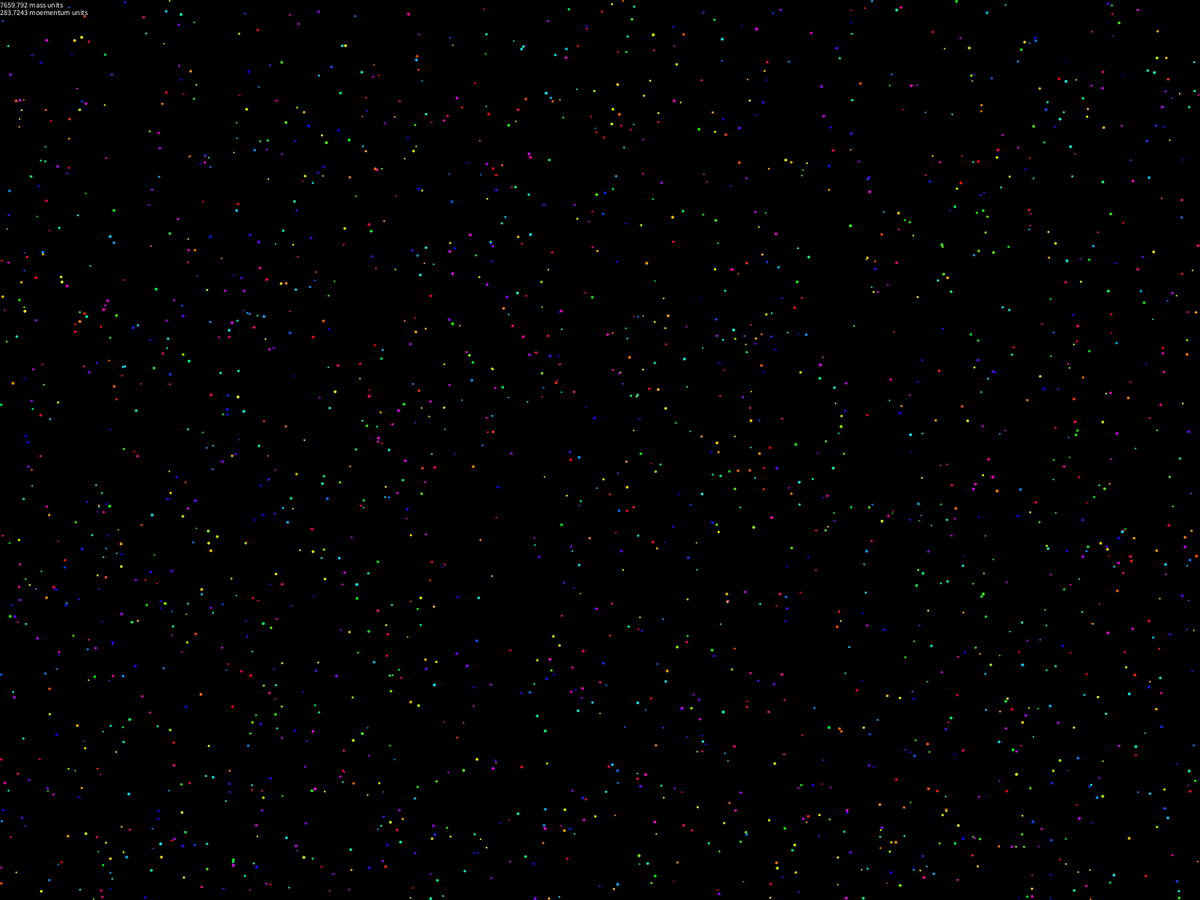
Frame 1 (no input)
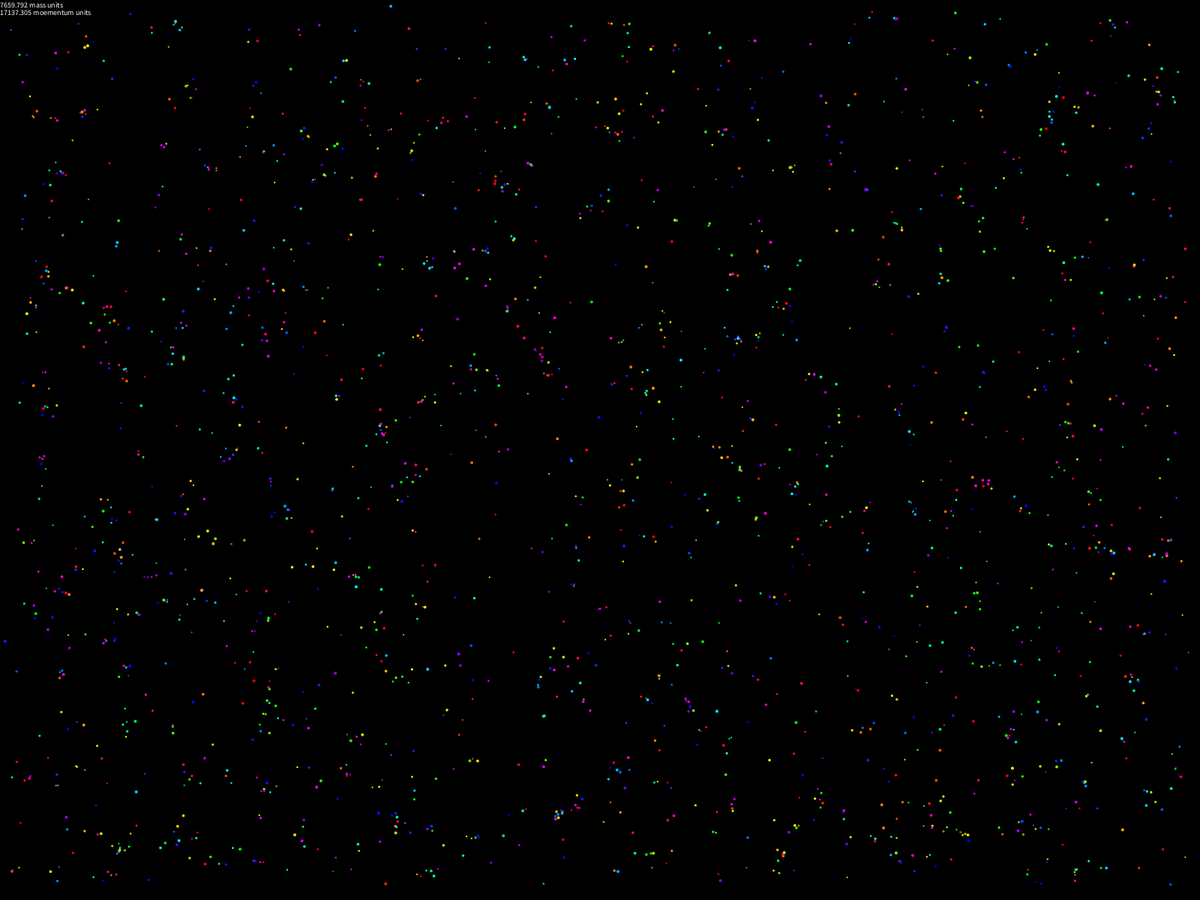
Frame 60 (the mouse pressed at the canvas centre just before this capture)
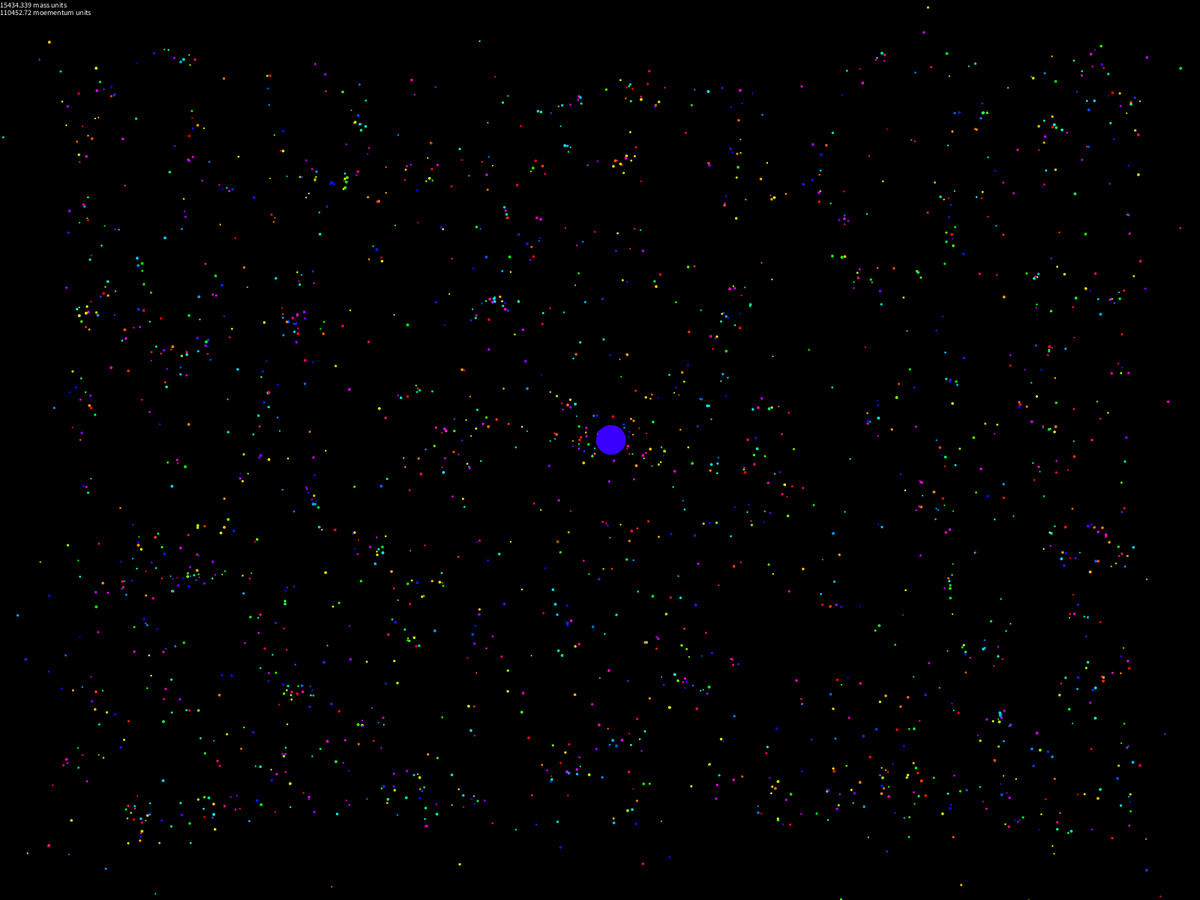
Frame 120 (the mouse held since frame 60 and released just before this capture)

The Processing sketch that drew these frames (run headless with seeded random() and noise(); from frame 60 on, the mouse is pressed at the canvas centre):

// Processing sketch: NegativeMass
// ── NegativeMass.pde
ArrayList<Ball> balls;
boolean update, edges, lines, background, collide, gravity;

void setup() {
  fullScreen();
  pushMatrix();
  colorMode(HSB);
  textSize(10);
  popMatrix();
  update = true;
  edges = false;
  lines = false;
  background = true;
  collide = false;
  gravity = true;
  noStroke();

  balls = new ArrayList<Ball>();
  for (int i = 0; i < 2000; i++) {
    float x = random(width);
    float y = random(height);
    float r = random(1, 2); 
    addBall(x, y, r);
  }
}

void draw() {
  if (update) {
    if (background)
      background(0); 
    float totalMass = 0;
    float totalMomentum = 0;
    for (Ball b : balls) {
      b.update(balls, edges, lines, collide, gravity);
      float m = b.getMass();
      totalMass += m;
      totalMomentum += b.getVelMag() * m;
    }
    
    for(Ball b : balls) {
      b.move();
    }
    String tM = totalMass + " mass units";
    String tP = totalMomentum + " moementum units";
    fill(255);
    text(tM, 0, 10);
    text(tP, 0, 20);
  }
}

void keyPressed() {
  switch(key) {
  case ' ' : 
    update = !update; 
    break; 
  case 'e' : 
    edges = !edges; 
    break; 
  case TAB : 
    lines = !lines; 
    break; 
  case 'b' : 
    background = !background; 
    break; 
  case 'c' : 
    collide = !collide; 
    break; 
  case 'g' : 
    gravity = !gravity; 
    break;
  }
  //if(keyCode == ' ') update = !update;
}

void mousePressed() {
  float x = mouseX;
  float y = mouseY;
  float r = random(10, 20); 
  addBall(x, y, r);
}

void addBall(float x, float y, float r) {
  PVector pos = new PVector(min(max(r, x), width - r), min(max(r, y), height - r));
  float angle = random(2 * PI);
  PVector vel = PVector.fromAngle(angle).setMag(0);
  float d = 1; 
  //if (random(1) < .5) {
  //  d *= -1;
  //}
  Ball b = new Ball(pos, vel, r, d); 
  balls.add(b);
}
// ── Ball.pde
public class Ball {
  private final static float accuracy = 2;
  private final static float timeMult = 1 / Ball.accuracy;

  private final static float multVecDraw = 10;
  
  private final static float normalMult = .1;
  private final static float gravityMult = 1;
  

  private PVector pos;
  private PVector vel;
  private PVector acc;

  private PVector force;

  private float rad;
  private float d;
  private float mass;

  private color c;


  public Ball(PVector pos, PVector vel, float rad, float d) {
    this.pos = pos;
    this.vel = vel;
    this.force = new PVector(0, 0);
    this.rad = rad;
    this.d = d;
    this.mass = this.d * pow(this.rad, 3);
    colorMode(HSB);
    this.c = color(random(255), 255, 255);
    if (this.d < 0) {
      colorMode(RGB);
      this.c = color(255);
    }
  }

  public PVector getPos() {
    return this.pos.copy();
  }

  public float getVelMag() {
    return this.vel.mag();
  }

  public float getMass() {
    return this.mass;
  }

  public float getRad() {
    return this.rad;
  }

  public void update(ArrayList<Ball> others, boolean edges, boolean lines, boolean collide, boolean gravity) {
    for (int i = 0; i < Ball.accuracy; i++) {
      this.forces(others, collide, gravity); 
      this.acc = this.force.copy().mult(1 / this.mass);
      this.vel.add(this.acc.mult(timeMult));
      this.edges(edges);
    }
    this.force.mult(0);
  }

  public void move() {
    this.pos.add(this.vel.copy().mult(timeMult)); 
    this.show();
    if (lines)
      this.showLines();
  }

  private void forces(ArrayList<Ball> others, boolean collide, boolean gravity) {
    for (Ball b : others) {
      if (b != this) {
        PVector diff = b.pos.copy().sub(this.pos); 
        float min = (this.rad + b.rad); 
        boolean colliding = diff.mag() < min;
        if (gravity || (collide && colliding)) {
          float mag = this.mass * b.mass / diff.magSq(); 
          if (colliding)
            mag *= -Ball.normalMult;  
            else 
            mag *= Ball.gravityMult;
          diff.setMag(mag); 
          PVector grav = diff.mult(timeMult);
          this.force.add(grav);
        }
      }
    }
  }


  private void drawLine(PVector l, float m, color c) {
    pushMatrix(); 
    translate(this.pos.x, this.pos.y); 
    stroke(c); 
    line(0, 0, l.x * m, l.y * m); 
    popMatrix();
  }

  private void edges(boolean edges) {
    if (this.pos.x > width || this.pos.x < 0) {
      if (edges) {
        this.pos.x -= width; 
        this.pos.x *= -1;
      } else {
        this.vel.x *= -1;
      }
    }
    if (this.pos.y > height || this.pos.y < 0) {
      if (edges) {
        this.pos.y -= height; 
        this.pos.y *= -1;
      } else {
        this.vel.y *= -1;
      }
    }
  }

  private void show() {
    noStroke();
    fill(this.c);
    ellipse(this.pos.x, this.pos.y, 2 * this.rad, 2 * this.rad);
  }

  private void showLines() {
    this.drawLine(this.vel, multVecDraw, color(255));
    this.drawLine(this.acc, multVecDraw * Ball.accuracy, color(128));
  }
}
